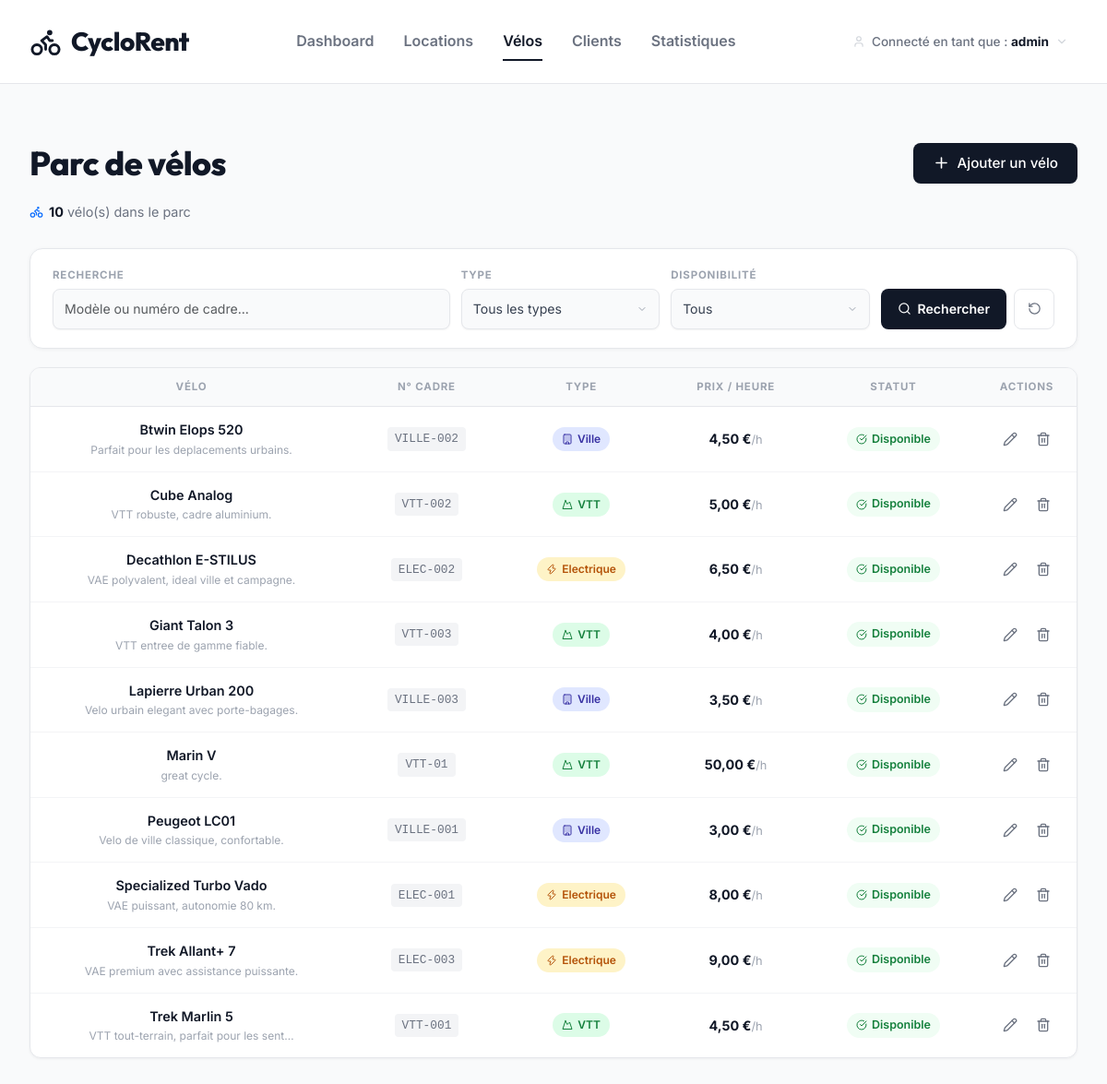
/velos/ (signed in), run on the app's committed database.
### location/models.py (models this page shows, shortened)
class Velo(models.Model):
    TYPE_CHOICES = [
        ('VTT', 'VTT'),
        ('Electrique', 'Électrique'),
        ('Ville', 'Ville'),
    ]
    numero_cadre = models.CharField(max_length=50, unique=True, verbose_name="Numéro de cadre")
    modele = models.CharField(max_length=100, verbose_name="Modèle")
    type = models.CharField(max_length=20, choices=TYPE_CHOICES, verbose_name="Type")
    prix_heure = models.DecimalField(max_digits=6, decimal_places=2, verbose_name="Prix/heure (€)")
    disponible = models.BooleanField(default=True, verbose_name="Disponible")
    description = models.TextField(blank=True, verbose_name="Description")
    class Meta:
        verbose_name = "Vélo"
        verbose_name_plural = "Vélos"
        ordering = ['modele']
    def get_type_icon(self):
        icons = {
            'VTT': 'mountain',
            'Electrique': 'zap',
            'Ville': 'building',
        }
        return icons.get(self.type, 'bike')

### location/views.py (the view)
# urls.py: path('velos/', views.velo_list, name='velo_list'),
@login_required
def velo_list(request):
    velos = Velo.objects.all()
    type_filter = request.GET.get('type', '')
    dispo_filter = request.GET.get('disponible', '')
    q = request.GET.get('q', '')
    if type_filter:
        velos = velos.filter(type=type_filter)
    if dispo_filter == '1':
        velos = velos.filter(disponible=True)
    elif dispo_filter == '0':
        velos = velos.filter(disponible=False)
    if q:
        velos = velos.filter(Q(modele__icontains=q) | Q(numero_cadre__icontains=q))
    context = {
        'velos': velos,
        'type_filter': type_filter,
        'dispo_filter': dispo_filter,
        'q': q,
        'type_choices': Velo.TYPE_CHOICES,
    }
    return render(request, 'location/velo_list.html', context)

### location/templates/location/velo_list.html (shortened to what this page needs)
{% extends 'location/base.html' %}
{% block page_title %}Parc de vélos{% endblock %}
{% block page_actions %}
<a href="{% url 'velo_create' %}" class="btn btn-primary">
    <i data-lucide="plus" class="me-2"></i>Ajouter un vélo
</a>
{% endblock %}
{% block content %}
<div class="page-meta animate-in">
    <div class="page-meta-item">
        <i data-lucide="bike" class="text-primary"></i>
        <span><span class="page-meta-value">{{ velos.count }}</span> vélo(s) dans le parc</span>
    </div>
</div>
<div class="filter-panel animate-in delay-1">
    <form method="get">
        <div class="filter-grid">
            <div class="filter-field">
                <span class="filter-label">Recherche</span>
                <input type="text" name="q" value="{{ q }}" class="form-control" placeholder="Modèle ou numéro de cadre...">
            </div>
            <div class="filter-field">
                <span class="filter-label">Type</span>
                <select name="type" class="form-select">
                    <option value="">Tous les types</option>
                </select>
            </div>
            <div class="filter-field">
                <span class="filter-label">Disponibilité</span>
                <select name="disponible" class="form-select">
                    <option value="">Tous</option>
                </select>
            </div>
            <div class="filter-actions">
                <button type="submit" class="btn-filter-search">
                    <i data-lucide="search"></i> Rechercher
                </button>
                <a href="{% url 'velo_list' %}" class="btn-filter-reset" title="Réinitialiser">
                    <i data-lucide="rotate-ccw"></i>
                </a>
            </div>
        </div>
    </form>
</div>
<div class="data-card animate-in delay-2">
    {% if velos %}
    <div class="table-responsive">
        <table class="loc-table">
            <thead>
                <tr>
                    <th>Vélo</th>
                    <th>N° Cadre</th>
                    <th>Type</th>
                    <th>Prix / heure</th>
                    <th>Statut</th>
                    <th style="width:90px;">Actions</th>
                </tr>
            </thead>
            <tbody>
                {% for velo in velos %}
                <tr>
                    <td>
                        <div class="cell-velo-name">{{ velo.modele }}</div>
                        {% if velo.description %}
                        <div class="cell-velo-desc">{{ velo.description|truncatechars:40 }}</div>
                        {% endif %}
                    </td>
                    <td><span class="cell-cadre">{{ velo.numero_cadre }}</span></td>
                    <td>
                        <span class="badge-type badge-type-{{ velo.type|lower }}">
                            <i data-lucide="{{ velo.get_type_icon }}"></i>
                            {{ velo.type }}
                        </span>
                    </td>
                    <td>
                        <span style="font-weight: 700; color: #111827; white-space: nowrap;">
                            {{ velo.prix_heure }} €<span style="font-weight: 400; color: #9ca3af; font-size: 0.8rem;">/h</span>
                        </span>
                    </td>
                    <td>
                        {% if velo.disponible %}
                        <span class="status-badge disponible">
                            <i data-lucide="check-circle"></i> Disponible
                        </span>
                        {% else %}
                        <span class="status-badge loue">
                            <i data-lucide="clock"></i> Loué
                        </span>
                        {% endif %}
                    </td>
                    <td>
                        <div class="action-group">
                            <a href="{% url 'velo_edit' velo.pk %}" class="action-btn edit" title="Modifier">
                                <i data-lucide="pencil"></i>
                            </a>
                            <button type="button" class="action-btn delete" title="Supprimer"
                                onclick="openConfirmModal(`Supprimer le vélo`, `Êtes-vous sûr de vouloir supprimer définitivement ce vélo ({{ velo.modele|escapejs }}) ?`, `{% url 'velo_delete' velo.pk %}`, `Supprimer`, `btn-danger`)">
                                <i data-lucide="trash-2"></i>
                            </button>
                        </div>
                    </td>
                </tr>
                {% endfor %}
            </tbody>
        </table>
    </div>
    {% endif %}
</div>
{% endblock %}

### location/templates/location/base.html (shortened to what this page needs)
{% load static %}
<!DOCTYPE html>
<html lang="fr">
<head>
    <link href="https://cdn.jsdelivr.net/npm/bootstrap@5.3.2/dist/css/bootstrap.min.css" rel="stylesheet">
</head>
<body>
{% if user.is_authenticated %}
<nav class="top-nav">
    <a href="{% url 'dashboard' %}" class="nav-brand"><i data-lucide="bike"></i> CycloRent</a>
    <div class="nav-links">
        <a href="{% url 'dashboard' %}" class="nav-link-item {% if request.resolver_match.url_name == 'dashboard' %}active{% endif %}">Dashboard</a>
        <a href="{% url 'location_list' %}" class="nav-link-item {% if 'location' in request.resolver_match.url_name %}active{% endif %}">Locations</a>
        <a href="{% url 'velo_list' %}" class="nav-link-item {% if 'velo' in request.resolver_match.url_name %}active{% endif %}">Vélos</a>
        <a href="{% url 'client_list' %}" class="nav-link-item {% if 'client' in request.resolver_match.url_name %}active{% endif %}">Clients</a>
        <a href="{% url 'statistiques' %}" class="nav-link-item {% if request.resolver_match.url_name == 'statistiques' %}active{% endif %}">Statistiques</a>
    </div>
    <div class="nav-user">
        <div class="user-trigger">
            <i data-lucide="user"></i>
            <span>Connecté en tant que : <strong>{{ request.user.get_full_name|default:request.user.username }}</strong></span>
            <i data-lucide="chevron-down"></i>
        </div>
    </div>
</nav>
{% endif %}
<main class="main-container">
    {% if user.is_authenticated %}
    <header class="page-header animate-in">
        <h1 class="page-title">
            {% if '/locations/' in request.path and 'modifier' in request.path %}
                Modifier Locations
            {% elif '/velos/' in request.path and 'modifier' in request.path %}
                Modifier un vélo
            {% elif '/velos/' in request.path and 'ajouter' in request.path %}
                Ajouter un vélo
            {% elif '/clients/' in request.path and 'modifier' in request.path %}
                Modifier un client
            {% elif '/clients/' in request.path and 'ajouter' in request.path %}
                Ajouter un client
            {% elif '/locations/nouvelle/' in request.path %}
                Nouvelle location
            {% else %}
                {% block page_title %}Dashboard{% endblock %}
            {% endif %}
        </h1>
        <div class="page-actions">
            {% block page_actions %}{% endblock %}
        </div>
    </header>
    {% endif %}
    <div class="page-content">
        {% block content %}{% endblock %}
    </div>
</main>
</body>
</html>

### location/templates/location/base.html (style rules this page uses)
.lucide { width: 1.25em; height: 1.25em; vertical-align: -0.125em; }
:root { --primary: #111827; --text-dark: #111827; --text-muted: #6b7280; --bg: #f9fafb; --card-bg: #ffffff; --border: #e5e7eb; --accent: #2563eb; }
* { box-sizing: border-box; }
body { font-family: 'Inter', sans-serif; background: var(--bg); color: var(--text-dark); margin: 0; padding: 0; -webkit-font-smoothing: antialiased; }
h1, h2, h3, h4, h5, h6, .display-font { font-family: 'Outfit', sans-serif; font-weight: 800; letter-spacing: -0.5px; color: var(--text-dark); }
.top-nav { background: #ffffff; border-bottom: 1px solid var(--border); padding: 1.5rem 2rem; display: flex; align-items: center; justify-content: space-between; position: sticky; top: 0; z-index: 1000; }
.nav-brand { font-family: 'Outfit', sans-serif; font-size: 1.75rem; font-weight: 800; letter-spacing: -0.5px; color: var(--primary); text-decoration: none; display: flex; align-items: center; gap: 10px; }
.nav-links { display: flex; gap: 2rem; align-items: center; }
.nav-link-item { color: var(--text-muted); font-size: 1rem; font-weight: 600; text-decoration: none; padding: 0.5rem 0; border-bottom: 2px solid transparent; transition: all 0.2s; }
.nav-link-item:hover, .nav-link-item.active { color: var(--primary); border-bottom: 2px solid var(--primary); }
.nav-user { display: flex; align-items: center; gap: 1rem; font-weight: 600; font-size: 0.9rem; }
.main-container { max-width: 1200px; margin: 0 auto; padding: 4rem 2rem; }
.page-header { margin-bottom: 2rem; display: flex; justify-content: space-between; align-items: center; }
.page-title { font-size: 2.25rem; margin: 0; line-height: 1; }
.btn { font-family: 'Inter', sans-serif; font-weight: 500; font-size: 0.95rem; border-radius: 8px; padding: 0.6rem 1.25rem; transition: all 0.2s; border: 1px solid transparent; display: inline-flex; align-items: center; justify-content: center; }
.btn-primary { background: var(--primary); color: #fff; box-shadow: 0 1px 2px rgba(0, 0, 0, 0.05); }
.form-control, .form-select { border: 1px solid var(--border); border-radius: 8px; padding: 0.6rem 1rem; font-size: 0.95rem; background: #fff; color: var(--primary); transition: all 0.2s; box-shadow: 0 1px 2px rgba(0,0,0,0.05); }
.badge-type { display: inline-flex; align-items: center; gap: 5px; padding: 4px 10px; border-radius: 9999px; font-size: 0.75rem; font-weight: 600; white-space: nowrap; }
.badge-type .lucide { width: 12px; height: 12px; }
.badge-type-vtt { background: #dcfce7; color: #15803d; }
.badge-type-electrique { background: #fef3c7; color: #b45309; }
.badge-type-ville { background: #e0e7ff; color: #3730a3; }
.animate-in { animation: fadeInUp .5s cubic-bezier(0.16, 1, 0.3, 1) both; }
.loc-table { width: 100%; border-collapse: collapse; font-size: 0.9rem; }
.loc-table thead tr { background: #f9fafb; border-bottom: 1px solid #e5e7eb; }
.loc-table th { padding: 12px 20px; text-align: center; font-size: 0.72rem; font-weight: 700; color: #9ca3af; text-transform: uppercase; letter-spacing: 0.07em; white-space: nowrap; }
.loc-table tbody tr { border-bottom: 1px solid #f3f4f6; transition: background 0.1s; }
.loc-table tbody tr:last-child { border-bottom: none; }
.loc-table td { padding: 14px 20px; vertical-align: middle; color: #374151; text-align: center; }
.status-badge { display: inline-flex; align-items: center; gap: 5px; padding: 4px 10px; border-radius: 9999px; font-size: 0.78rem; font-weight: 600; white-space: nowrap; }
.status-badge .lucide { width: 12px; height: 12px; }
.action-group { display: flex; align-items: center; justify-content: center; gap: 4px; }
.action-btn { display: inline-flex; align-items: center; justify-content: center; width: 32px; height: 32px; border-radius: 8px; color: #6b7280; transition: all 0.15s; text-decoration: none; border: none; background: transparent; cursor: pointer; padding: 0; }
.action-btn .lucide { width: 16px; height: 16px; }
.nav-user { position: relative; display: flex; align-items: center; }
.user-trigger { display: flex; align-items: center; gap: 7px; padding: 6px 10px; border-radius: 8px; cursor: default; color: #6b7280; font-size: 0.85rem; font-weight: 500; transition: background 0.15s; user-select: none; }
.user-trigger .lucide { width: 14px; height: 14px; color: #d1d5db; flex-shrink: 0; }
.user-trigger strong { color: #111827; font-weight: 700; }

### data on the page
Velo: modele "Btwin Elops 520", description "Parfait pour les deplacements urbains.", numero_cadre "VILLE-002", type "Ville", prix_heure "4,50", disponible True (drawn)
Velo: modele "Cube Analog", description "VTT robuste, cadre aluminium.", numero_cadre "VTT-002", type "VTT", prix_heure "5,00", disponible True (drawn)
Velo: modele "Decathlon E-STILUS", description "VAE polyvalent, ideal ville et campagne.", numero_cadre "ELEC-002", type "Electrique", prix_heure "6,50", disponible True (drawn)
Velo: modele "Giant Talon 3", description "VTT entree de gamme fiable.", numero_cadre "VTT-003", type "VTT", prix_heure "4,00", disponible True (drawn)
Velo: modele "Lapierre Urban 200", description "Velo urbain elegant avec porte-bagages.", numero_cadre "VILLE-003", type "Ville", prix_heure "3,50", disponible True (drawn)
Velo: modele "Marin V", description "great cycle.", numero_cadre "VTT-01", type "VTT", prix_heure "50,00", disponible True (drawn)
Velo: modele "Peugeot LC01", description "Velo de ville classique, confortable.", numero_cadre "VILLE-001", type "Ville", prix_heure "3,00", disponible True (drawn)
Velo: modele "Specialized Turbo Vado", description "VAE puissant, autonomie 80 km.", numero_cadre "ELEC-001", type "Electrique", prix_heure "8,00", disponible True (drawn)
Velo: modele "Trek Allant+ 7", description "VAE premium avec assistance puissante.", numero_cadre "ELEC-003", type "Electrique", prix_heure "9,00", disponible True (drawn)
Velo: modele "Trek Marlin 5", description "VTT tout-terrain, parfait pour les sent…", numero_cadre "VTT-001", type "VTT", prix_heure "4,50", disponible True (drawn)

### other printed values
{{ request.user.get_full_name|default:request.user.username }} "admin"
{{ velos.count }} "10"
